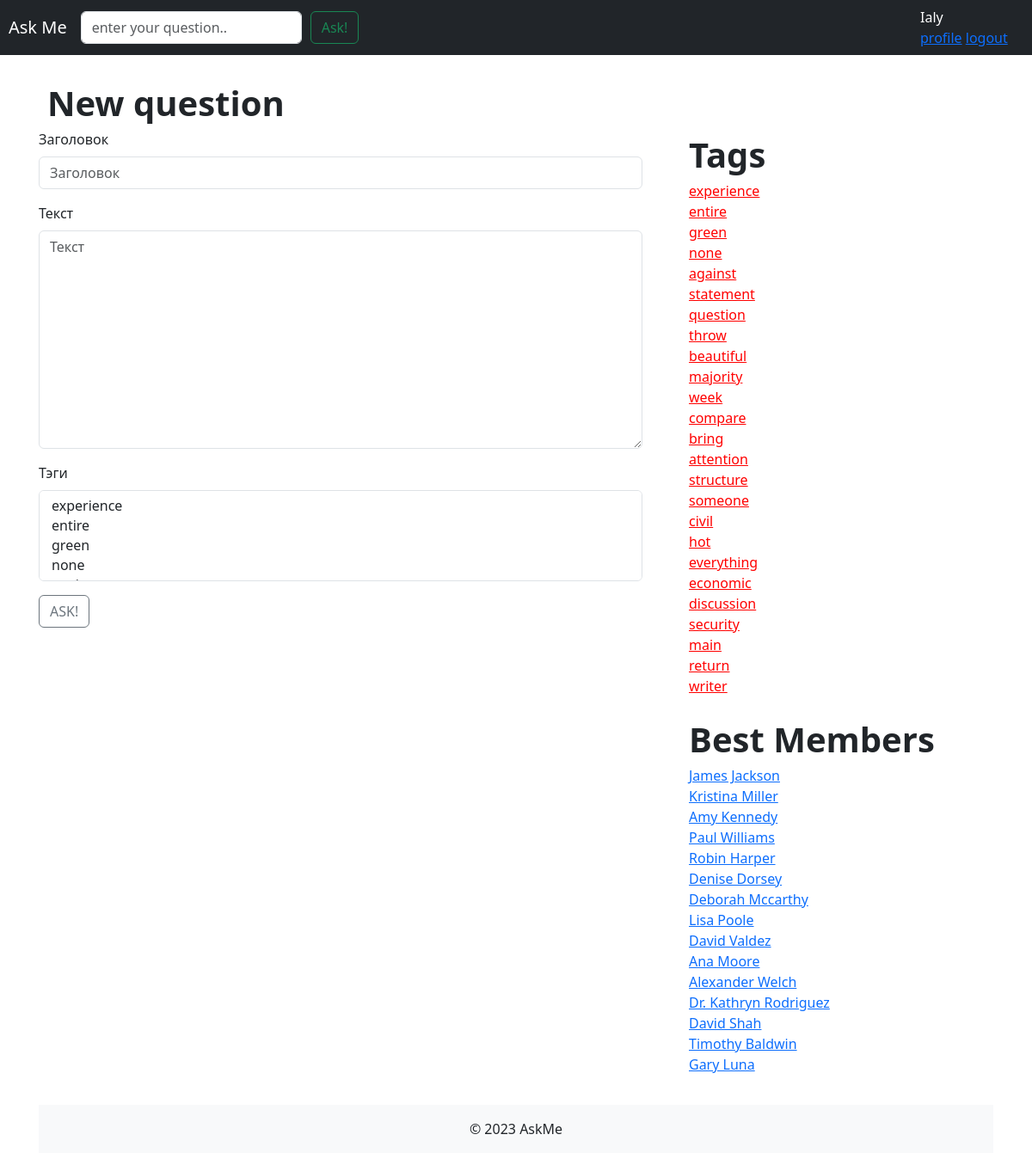
The page /ask/ (signed in) on the database its author committed.
### app/models.py (models this page shows)
class Tag(models.Model):
    name = models.CharField(max_length=256, unique=True, verbose_name='Название тэга')
    objects = TagManager()
    def __str__(self):
        return self.name
    class Meta:
        verbose_name = 'Тэг'
        verbose_name_plural = 'Тэги'

class Profile(models.Model):
    user = models.OneToOneField(User, on_delete=models.CASCADE)
    user_name = models.CharField(max_length=256, verbose_name='Имя в системе')
    email = models.EmailField(verbose_name='E-mail', default='email@mail.com', blank=True)
    image = models.ImageField(
        upload_to='avatar/%Y/%m/%d/',
        default='no_avatar.jpg',
        blank=True,
        verbose_name='Аватарка'
    )
    objects = ProfileManager()
    def __str__(self):
        return self.user_name
    class Meta:
        verbose_name = 'Профиль'
        verbose_name_plural = 'Профили'

### app/views.py (the view)
# urls.py: path('ask/', views.ask_question, name='ask_question'),
@login_required
def ask_question(request):
    if request.method == 'GET':
        form = AskForm()
    else:
        form = AskForm(data=request.POST, user=request.user)
        if form.is_valid():
            question = form.save(tags=form.cleaned_data['tags'])
            return redirect(reverse('question_answers', kwargs={'question_id': question.pk}))
    ctx = {'form': form}
    return render(request, 'ask_question.html', ctx)

### app/forms.py (shortened to what this page needs)
class AskForm(forms.ModelForm):
    class Meta:
        model = Question
        fields = ['title', 'text', 'tags']
    def __init__(self, *args, **kwargs):
        self.user = kwargs.pop('user', None)
        super().__init__(*args, **kwargs)

### app/models.py (called while the page is built)
    def get_best_users(self):
        return self.all()[:15]

    def get_best_tags(self):
        return self.all()[:25]

### askme/context_processors.py (called while the page is built)
def tags(arg):
    tags = Tag.objects.get_best_tags()
    return {'tags': tags}

def best_members(arg):
    best_members = Profile.objects.get_best_users()
    return {'members': best_members}

### templates/ask_question.html (shortened to what this page needs)
{% extends 'inc/base.html' %}
{% load static %}
{% load bootstrap4 %}
{% block header %}
    <span id="new_questions_text">New question</span>
{% endblock header %}
{% block content %}
    <form class="form" method="POST" novalidate>
        {% bootstrap_form form %}
        {% buttons %}
            <button type="submit" class="page_btn btn btn-outline-secondary">ASK!</button>
        {% endbuttons %}
    </form>
{% endblock content %}
{% block right %}
    {% include 'inc/tags.html' %}
{% endblock right %}

### templates/inc/navbar.html (shortened to what this page needs)
{% load static %}
<nav class="navbar navbar-expand-md navbar-dark fixed-top bg-dark">
    <a class="navbar-brand" style="margin-left: 10px" href="{% url 'index' %}">Ask Me</a>
    <div class="collapse navbar-collapse" id="navbarCollapse">
        <form class="form-inline mt-2 mt-md-0 d-flex" action="{% url 'ask_question' %}">
            <input class="form-control mr-sm-2" maxlength="50" type="text" placeholder="enter your question.." aria-label="Search">
            <button class="btn btn-outline-success my-2 my-sm-0" style="margin-left: 10px" type="submit">Ask!</button>
        </form>
    </div>
    <div>
        <div class="profile_info">
            <span id="name"> {{ request.user.username }} </span>
            <div class="header_profile_links">
                {% if request.user.is_authenticated %}
                    <a  href="{% url 'profile_edit' %}">profile</a>
                    <a class="" href="{% url 'logout' %}?next={{ request.path }}">logout</a>
                {% else %}
                    <a class="" href="{% url 'login' %}?next={{ request.path }}">login</a>
                    <a class="" href="{% url 'signup' %}">signup</a>
                {% endif %}
            </div>
        </div>
    </div>
</nav>

### templates/inc/tags.html
<div>
    <div class="row">
        <span class="row tags_header">Tags</span>
    </div>
    <div class="row link_tags">
        {% for tag in tags %}
            <a class="sample_tag lang_tag" href="{% url 'tag' tag  %}">{{ tag }}</a>
        {% endfor %}
    </div>
</div>
<div>
    <div class="row">
        <span class="row tags_header">Best Members</span>
    </div>
    <div class="row link_tags">
        {% for member in members %}
            <a class="sample_tag" href="">{{ member }}</a>
        {% endfor %}
    </div>
</div>

### static/css/sticky-footer.css (style rules this page uses)
html { position: relative; min-height: 100%; }
body { margin-bottom: 60px; }

### static/css/container.css (style rules this page uses)
#name { color: white; }
.profile_info { margin-left: 15px; width: 130px; }
#new_questions_text { font-size: 40px; font-weight: bold; margin-right: 15px; }
.tags_header { font-size: 40px; font-weight: bold; margin-left: 0; }
.link_tags { margin-right: 25px; margin-bottom: 20px; }
.sample_tag { margin-right: 5px; }
.lang_tag { color: red; }
.page_btn { margin-right: 5px; }
#new_questions_text { margin-left: 10px; }

### rows shown on the page
Tag: name "experience"
Tag: name "entire"
Tag: name "green"
Tag: name "none"
Tag: name "against"
Tag: name "statement"
Tag: name "question"
Tag: name "throw"
Tag: name "beautiful"
Tag: name "majority"
Tag: name "week"
Tag: name "compare"
Tag: name "bring"
Tag: name "attention"
Tag: name "structure"
Tag: name "someone"
Tag: name "civil"
Tag: name "hot"
Tag: name "everything"
Tag: name "economic"
Tag: name "discussion"
Tag: name "security"
Tag: name "main"
Tag: name "return"
Tag: name "writer"
Profile: user_name "James Jackson"
Profile: user_name "Kristina Miller"
Profile: user_name "Amy Kennedy"
Profile: user_name "Paul Williams"
Profile: user_name "Robin Harper"
Profile: user_name "Denise Dorsey"
Profile: user_name "Deborah Mccarthy"
Profile: user_name "Lisa Poole"
Profile: user_name "David Valdez"
Profile: user_name "Ana Moore"
Profile: user_name "Alexander Welch"
Profile: user_name "Dr. Kathryn Rodriguez"
Profile: user_name "David Shah"
Profile: user_name "Timothy Baldwin"
Profile: user_name "Gary Luna"

### other values the page prints
{{ request.user.username }} "Ialy"
